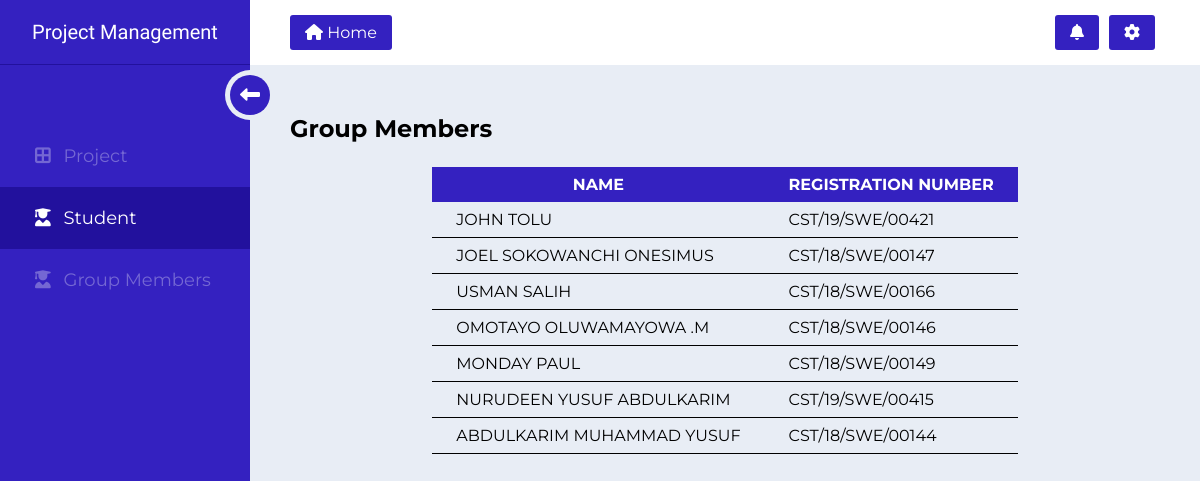
/groupmembers/, run on the app's committed database.
### MilestoneApp/models.py (models this page shows, shortened)
class Member(models.Model):
    name = models.CharField(max_length=25)
    reg = models.CharField(max_length=20)

### MilestoneApp/views.py (the view)
# urls.py: path('groupmembers/', views.group_members, name='group_members'),
def group_members(request):
    context = {
        'group_members': Member.objects.all()
    }
    return render(request, 'MilestoneApp/group_members.html', context)

### templates/MilestoneApp/group_members.html (shortened to what this page needs)
{% extends 'MilestoneApp/index.html' %}
{% load static %}
{% block page_content%}
<h2 id="ghead">Group Members</h2>
<table id="gtable">
    <tr>
      <th>Name</th>
      <th>Registration Number</th>
    </tr>
    {% for member in group_members %}
    <tr>
      <td>{{ member.name }}</td>
      <td>{{ member.reg }}</td>
    </tr>
    {% endfor %}
  </table>
{% endblock %}

### static/css/main.css (style rules this page uses)
* { margin: 0; padding: 0; list-style: none; font-family: 'Montserrat', sans-serif; box-sizing: border-box; text-decoration: none; }
body { background: #e8edf5; width: 100%; height: 100%; }

### static/css/popup.css (style rules this page uses)
* { margin: 0; padding: 0; box-sizing: border-box; }

### static/css/form.css (style rules this page uses)
* { padding: 0; margin: 0; box-sizing: border-box; }

### static/css/button.css (style rules this page uses)
* { margin:0; padding: 0; box-sizing: border-box; }

### static/css/student.css (style rules this page uses)
* { margin: 0; padding: 0; box-sizing: border-box; list-style: none; }

### static/css/student-list.css (style rules this page uses)
* { margin: 0; padding: 0; box-sizing: border-box; list-style: none; }

### static/css/student-popup.css (style rules this page uses)
* { margin: 0; padding: 0; list-style: none; box-sizing: border-box; }

### static/css/popup-list.css (style rules this page uses)
* { margin: 0; padding: 0; box-sizing: border-box; }

### templates/MilestoneApp/group_members.html (style rules this page uses)
#ghead { font-family: 'Montserrat', sans-serif; text-decoration: none; list-style: none; margin: 1em 0; padding: 0; box-sizing: border-box; }
#gtable { margin: 0 auto; border-collapse: collapse; text-transform: uppercase; }
#gtable th { background-color: #3421C0; color: white; padding: 8px 24px; }
#gtable td { padding: 8px 24px; }
#gtable td { border-bottom: 1px solid ; }

### data on the page
Member: name "JOHN TOLU", reg "CST/19/SWE/00421"
Member: name "JOEL SOKOWANCHI ONESIMUS", reg "CST/18/SWE/00147"
Member: name "USMAN SALIH", reg "CST/18/SWE/00166"
Member: name "OMOTAYO OLUWAMAYOWA .M", reg "CST/18/SWE/00146"
Member: name "MONDAY PAUL", reg "CST/18/SWE/00149"
Member: name "NURUDEEN YUSUF ABDULKARIM", reg "CST/19/SWE/00415"
Member: name "ABDULKARIM MUHAMMAD YUSUF", reg "CST/18/SWE/00144"
